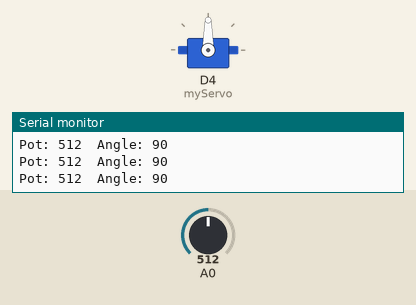
A sketch run on a simulated ESP8266 (NodeMCU). Parts: servo, the last lines printed to the serial monitor. The inputs (shaded band) are chosen by the test bench; at power-on: A0 = 512. WiFi joins after 1.5 s; servers stay silent unless stated.

Above: at 3.0 s.
3.1 s: A0 set to 716
At 4.0 s:
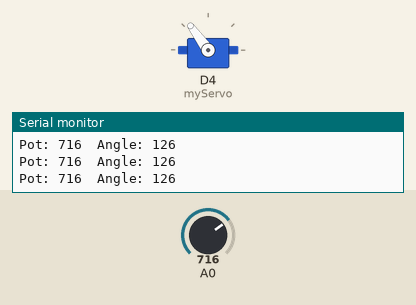
4.6 s: A0 set to 900
At 5.2 s:
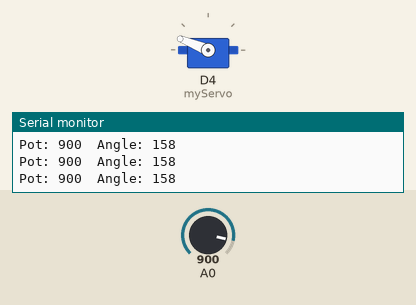
6.1 s: A0 set to 1023
At 7.3 s:
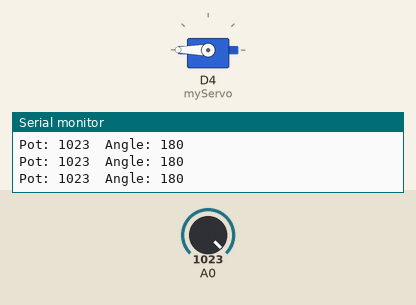
7.6 s: A0 set to 306
At 8.6 s:
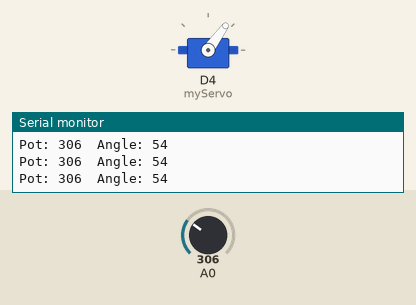
9.1 s: A0 set to 122
At 9.8 s:
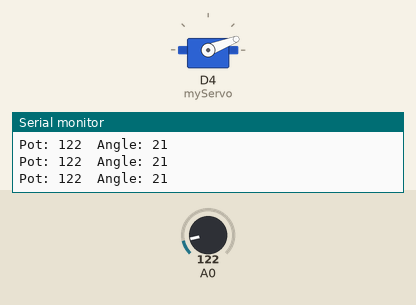
10.6 s: A0 set to 511
At 11.0 s:
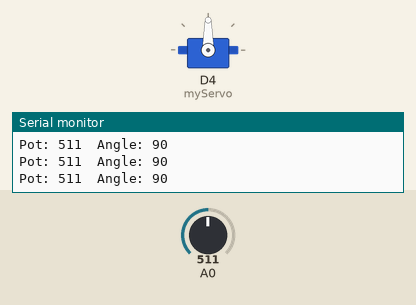
Timing chart, 0 to 13.1 s (numbered marks = the images above; inputs shaded):
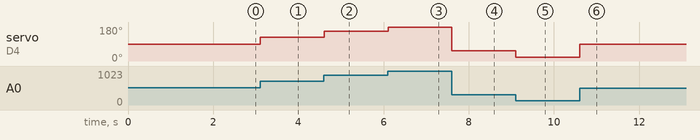

Measured:
- after the input at 3.1 s, servo on D4 (myServo): 90° → 126° at once
- after the input at 4.6 s, servo on D4 (myServo): 126° → 158° at once
- after the input at 6.1 s, servo on D4 (myServo): 158° → 180° at once
- after the input at 7.6 s, servo on D4 (myServo): 180° → 54° at once
- after the input at 9.1 s, servo on D4 (myServo): 54° → 21° at once
- after the input at 10.6 s, servo on D4 (myServo): 21° → 90° at once

The sketch:

main.ino
```cpp
#define BLYNK_TEMPLATE_ID "TMPL3bFMUQqh6"
#define BLYNK_TEMPLATE_NAME "servo controlled by potentiometer"
#define BLYNK_AUTH_TOKEN "5-900Hk1qxgWp75jyZrHlckwcGc1S6bc"


#include <ESP8266WiFi.h>
#include <BlynkSimpleEsp8266.h>
#include <Servo.h>


char ssid[] = "username";
char pass[] = "password";


Servo myServo;
BlynkTimer timer;


void readPot()
{
  int potValue = analogRead(A0);


  int angle = map(potValue, 0, 1023, 0, 180);


  myServo.write(angle);


  Blynk.virtualWrite(V0, angle);


  Serial.print("Pot: ");
  Serial.print(potValue);
  Serial.print("  Angle: ");
  Serial.println(angle);
}


void setup()
{
  Serial.begin(115200);


  myServo.attach(D4);


  Blynk.begin(BLYNK_AUTH_TOKEN, ssid, pass);


  timer.setInterval(100L, readPot);
}


void loop()
{
  Blynk.run();
  timer.run();
}
```
